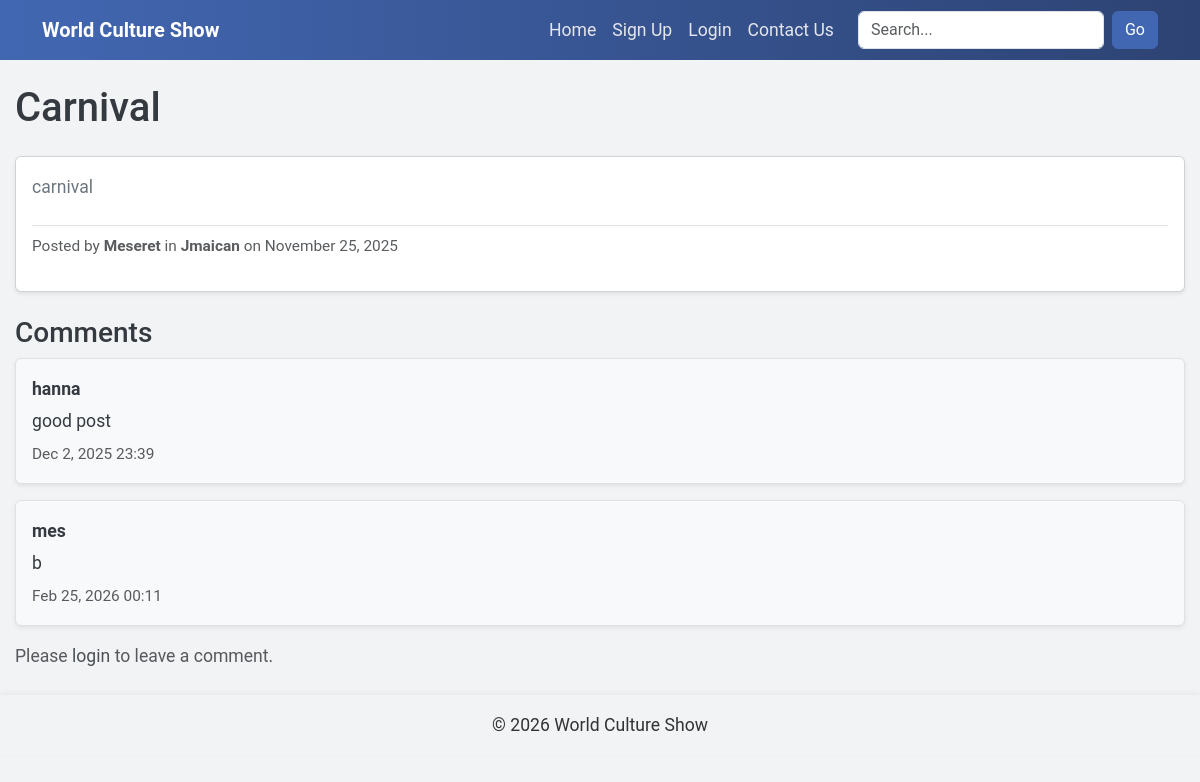
The page /index.php?controller=post&action=view&id=3 on the database its author committed.
### tables this page shows
CREATE TABLE `posts` (
  `id` int(11) NOT NULL,
  `title` varchar(255) NOT NULL,
  `body` text NOT NULL,
  `image` varchar(255) DEFAULT NULL,
  `alt_text` varchar(255) DEFAULT NULL,
  `post_date` date DEFAULT NULL,
  `author_id` int(11) DEFAULT NULL,
  `category_id` int(11) DEFAULT NULL
);

CREATE TABLE `comments` (
  `id` int(11) NOT NULL,
  `post_id` int(11) NOT NULL,
  `author_id` int(11) DEFAULT NULL,
  `author_name` varchar(100) DEFAULT NULL,
  `body` text NOT NULL,
  `created_at` datetime DEFAULT NULL
);

### index.php (called while the page is built, shortened)
<?php
function loadTemplate(string $templateFileName, array $variables = []): string
{
    extract($variables);
    include 'templates/' . $templateFileName;
    return ob_get_clean();
}
try {
    include 'includes/DatabaseConnection.php';
    include 'classes/DatabaseTable.php';
    include 'controllers/PostController.php';
    $postsTable = new DatabaseTable($pdo, 'posts', 'id');
    $authorsTable = new DatabaseTable($pdo, 'authors', 'id');
    $categoriesTable = new DatabaseTable($pdo, 'categories', 'id');
    $commentsTable = new DatabaseTable($pdo, 'comments', 'id');
    $contactTable = new DatabaseTable($pdo, 'contact', 'id');
    $authentication = new Authentication($authorsTable, 'email', 'password');
    $postController = new PostController(
        postsTable: $postsTable,
        authorsTable: $authorsTable,
        categoriesTable: $categoriesTable,
        authentication: $authentication,
        commentsTable: $commentsTable,
        contactTable: $contactTable
    );
    $authorController = new AuthorController($authorsTable);
    $loginController = new Login($authentication);
    $contactController = new ContactController($contactTable, $authentication);
    $controllerName = $_GET['controller'] ?? 'post';
    $action = $_GET['action'] ?? 'home';
    $controllers = [
        'post' => $postController,
        'author' => $authorController,
        'login' => $loginController,
        'contact' => $contactController
    ];
    $controller = $controllers[$controllerName];
    $page = $controller->$action();
    $variables = $page['variables'] ?? [];
    $output = loadTemplate($page['template'], $variables);
} catch (PDOException $e) {
    $title = 'Database Error';
    $output = 'A database error occurred: ' . htmlspecialchars($e->getMessage());
} catch (Exception $e) {
    $title = 'Application Error';
    $output = 'An error occurred: ' . htmlspecialchars($e->getMessage());
}
include 'templates/layout.html.php';

### DatabaseTable.php (called while the page is built, shortened)
<?php
class DatabaseTable
{
    private PDO $pdo;
    private string $table;
    private string $primaryKey;
    public function __construct(PDO $pdo, string $table, string $primaryKey)
    {
        $this->pdo = $pdo;
        $this->table = $table;
        $this->primaryKey = $primaryKey;
    }
    public function findById($id): ?array
    {
        $stmt = $this->pdo->prepare(
            'SELECT * FROM `' . $this->table . '` WHERE `' . $this->primaryKey . '` = :id'
        );
        $stmt->execute(['id' => $id]);
        return $stmt->fetch(PDO::FETCH_ASSOC) ?: null;
    }
    public function find(string $field, $value): array
    {
        $stmt = $this->pdo->prepare(
            'SELECT * FROM `' . $this->table . '` WHERE `' . $field . '` = :value'
        );
        $stmt->execute(['value' => $value]);
        return $stmt->fetchAll(PDO::FETCH_ASSOC);
    }
}

### PostController.php (called while the page is built, shortened)
<?php
class PostController
{
    public function view(): array
    {
        $id = $_GET['id'] ?? null;
        $post = $this->postsTable->findById($id) ?? [];
        $post['author_id'] = (int) ($post['author_id'] ?? 0);
        $author = $this->authorsTable->findById($post['author_id']);
        $post['author_name'] = $author['name'] ?? 'Unknown';
        $post['category_id'] = $post['category_id'] ?? null;
        $category = $post['category_id'] ? $this->categoriesTable->findById($post['category_id']) : null;
        $post['category_name'] = $category['name'] ?? 'Culture';
        $post['title'] = $post['title'] ?? 'Untitled';
        $post['body'] = $post['body'] ?? '';
        $post['id'] = $post['id'] ?? 0;
        $postComments = $this->commentsTable->find('post_id', $id);
        $currentAuthorId = $this->authentication->isLoggedIn() ? (int) $this->authentication->getUser()['id'] : 0;
        return [
            'template' => 'viewpost.html.php',
            'title' => $post['title'],
            'variables' => [
                'posts' => [$post],
                'comments' => [$id => $postComments],
                'is_logged_in' => $this->authentication->isLoggedIn(),
                'current_author_id' => $currentAuthorId
            ]
        ];
    }
}
?>

### viewpost.html.php (the view, shortened to what this page needs)
<?php
$singlePost = $posts[0] ?? null;
$isLoggedIn = $is_logged_in ?? false;
?>
<?php if ($singlePost): ?>
  <h1 class="mb-4"><?= htmlspecialchars($singlePost['title']) ?></h1>
  <div class="card mb-4 shadow-sm">
    <div class="card-body">
      <p class="text-secondary mb-4"><?= nl2br(htmlspecialchars($singlePost['body'] ?? '')) ?></p>
      <p class="text-muted small border-top pt-2">
        Posted by <strong><?= htmlspecialchars($singlePost['author_name'] ?? 'Unknown') ?></strong>
        in <strong><?= htmlspecialchars($singlePost['category_name'] ?? 'Culture') ?></strong>
        on <?= !empty($singlePost['post_date']) ? date('F j, Y', strtotime($singlePost['post_date'])) : 'Unknown date' ?>
      </p>
    </div>
  </div>
  <h3>Comments</h3>
  <?php
  $postComments = $comments[$singlePost['id']] ?? [];
  ?>
  <?php if (empty($postComments)): ?>
    <p class="alert alert-info">Be the first to leave a comment!</p>
  <?php else: ?>
    <?php foreach ($postComments as $c):
      $c['author_id'] = (int) ($c['author_id'] ?? 0);
      ?>
      <div class="border p-3 mb-3 bg-light rounded shadow-sm comment-block" data-comment-id="<?= $c['id'] ?>">
        <strong><?= htmlspecialchars($c['author_name'] ?? 'Anonymous') ?></strong>
        <p class="mt-1 mb-1 comment-text"><?= nl2br(htmlspecialchars($c['body'] ?? '')) ?></p>
        <small
          class="text-muted"><?= !empty($c['created_at']) ? date('M j, Y H:i', strtotime($c['created_at'])) : '' ?></small>
      </div>
    <?php endforeach; ?>
  <?php endif; ?>
  <?php if ($isLoggedIn): ?>
    <div class="card mt-4 shadow">
      <div class="card-body">
        <h4>Leave a Comment</h4>
        <form method="post" action="index.php?controller=post&action=addComment">
          <input type="hidden" name="post_id" value="<?= $singlePost['id'] ?>">
          <div class="mb-3">
            <label for="comment-body" class="form-label">Comment</label>
            <textarea id="comment-body" name="body" class="form-control" rows="4" required></textarea>
          </div>
          <button type="submit" class="btn btn-primary">Add Comment</button>
        </form>
      </div>
    </div>
  <?php else: ?>
    <p class="text-muted">Please <a href="index.php?controller=login&action=login">login</a> to leave a comment.</p>
  <?php endif; ?>
<?php else: ?>
  <p class="text-muted">No post found.</p>
<?php endif; ?>

### script.css (style rules this page uses)
:root { --primary: #4a4f54; --secondary: #ffc107; --bg: #f8f9fa; --text: #343a40; --card-bg: #ffffff; --card-shadow: rgba(0, 0, 0, 0.1); }
body { background-color: var(--bg); color: var(--text); font-family: 'Inter', 'Segoe UI', Tahoma, Geneva, Verdana, sans-serif; font-size: 1.1em; line-height: 1.6; }
a { color: var(--primary); text-decoration: none; transition: color 0.3s, transform 0.2s; }

### layout.html.php (style rules this page uses)
body { font-family: 'Roboto', sans-serif; background-color: #f2f3f5; }
.card { transition: transform 0.3s ease, box-shadow 0.3s ease; }

### rows shown on the page
posts: title "Carnival", body "carnival", post_date "November 25, 2025"
comments: author_name "hanna", body "good post", created_at "Dec 2, 2025 23:39"
comments: author_name "mes", body "b", created_at "Feb 25, 2026 00:11"

### other values the page prints
$singlePost['author_name'] "Meseret"
$singlePost['category_name'] "Jmaican"
